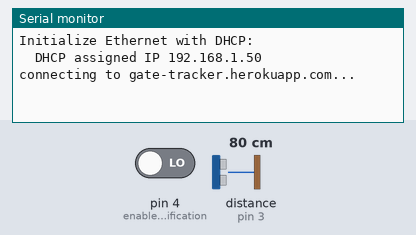
This sketch was run on a simulated Arduino Uno, built with avr-gcc and run on an emulated ATmega328P. Parts: the last lines printed to the serial monitor. The test bench sets the inputs (shaded band); at power-on: pin 4 (enableNotification) LOW, distance to the obstacle (sensor on pin 3) 80 cm. The echo pulse lasts 58.3 µs per cm; WiFi joins after 1.5 s; servers stay silent unless stated.

Above: at 3.7 s.
3.8 s: pin 4 (enableNotification) driven HIGH
At 5.2 s:
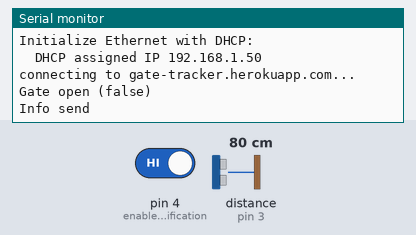
5.5 s: distance to the obstacle (sensor on pin 3) set to 2 cm
At 5.68 s:
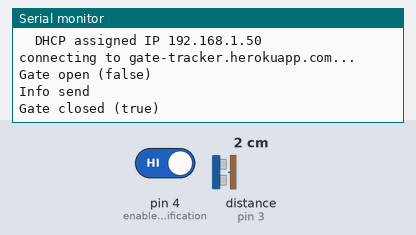

The sketch:

WebClient.ino
```cpp
#include <Ethernet.h>
#define trigPin 2
#define echoPin 3
#define enableNotification 4

byte mac[] = {0xDE, 0xAD, 0xBE, 0xEF, 0xFE, 0xED};

char server[] =
    "gate-tracker.herokuapp.com"; // name address for gate-keeper (using DNS)
// Initialize the Ethernet client library
// with the port of the server
// that you want to connect to (port 80 is default for HTTP):
EthernetClient client;

void setup() {

    // Open serial communications and wait for port to open:
    Serial.begin(9600);
    while (!Serial) {
        ; // wait for serial port to connect. Needed for native USB port only
    }
    pinMode(trigPin, OUTPUT);

    pinMode(echoPin, INPUT);

    pinMode(enableNotification, INPUT);

    // start the Ethernet connection:
    Serial.println("Initialize Ethernet with DHCP:");
    if (Ethernet.begin(mac) == 0) {
        Serial.println("Failed to configure Ethernet using DHCP");
        // Check for Ethernet hardware present
        if (Ethernet.hardwareStatus() == EthernetNoHardware) {
            Serial.println("Ethernet shield was not found.  Sorry, can't run "
                           "without hardware. :(");
            while (true) {
                delay(1); // do nothing, no point running without Ethernet
                          // hardware
            }
        }
        if (Ethernet.linkStatus() == LinkOFF) {
            Serial.println("Ethernet cable is not connected.");
            while (true) {
                delay(1); // do nothing, no point running without Ethernet
                          // connection
            }
        }

    } else {
        Serial.print("  DHCP assigned IP ");
        Serial.println(Ethernet.localIP());
    }
    // give the Ethernet shield a second to initialize:
    delay(1000);
    Serial.print("connecting to ");
    Serial.print(server);
    Serial.println("...");

    // if you get a connection, report back via serial:
}

void loop() {

    // if there are incoming bytes available
    // from the server, read them and print them:

    bool stat = true;
    long duration, distance;
    while (
        digitalRead(enableNotification) ==
        HIGH) { // Via switch we can control if the notifications will be sent

        digitalWrite(trigPin, LOW); // This block of code is used to measure the
                                    // distance for ultrasonic sensor
        delayMicroseconds(2);
        digitalWrite(trigPin, HIGH);
        delayMicroseconds(10);
        digitalWrite(trigPin, LOW);
        duration = pulseIn(echoPin, HIGH);
        distance = (duration / 2) / 29;

        if ((distance >= 10 || distance <= 0) && stat == true) {

            Serial.print("Gate open (false)");
            Serial.println();
            if (client.connect(server, 80)) {
                // Make a HTTP request:
                client.println("POST /api HTTP/1.1");
                client.println("Host: gate-tracker.herokuapp.com");
                client.println("User-Agent: Arduino/1.0");
                client.println("Connection: close");
                client.println("Content-Type: application/json");
                client.println("Content-Length: 17");
                client.println(); // this is mandatory
                client.println("{\"state\":\"false\"}");
                Serial.println("Info send");
                stat = false;
            } else {
                // if you didn't get a connection to the server:
                Serial.println("connection failed");
            }

        } else if (distance < 10 && stat == false) {
            Serial.println("Gate closed (true)");
            if (client.connect(server, 80)) {
                // Make a HTTP request:
                client.println("POST /api HTTP/1.1");
                client.println("Host: gate-tracker.herokuapp.com");
                client.println("User-Agent: Arduino/1.0");
                client.println("Connection: close");
                client.println("Content-Type: application/json");
                client.println("Content-Length: 16");
                client.println(); // this is mandatory
                client.println("{\"state\":\"true\"}");
                Serial.println("Info send");
                stat = true;
            } else {
                // if you didn't get a connection to the server:
                Serial.println("connection failed");
            }
        }
        delay(500);
    }
}
```

Measured:
- after the input at 3.8 s, the serial monitor: prints a new line at once (image 1)
- after the input at 5.5 s, the serial monitor: prints a new line at once (image 2)
